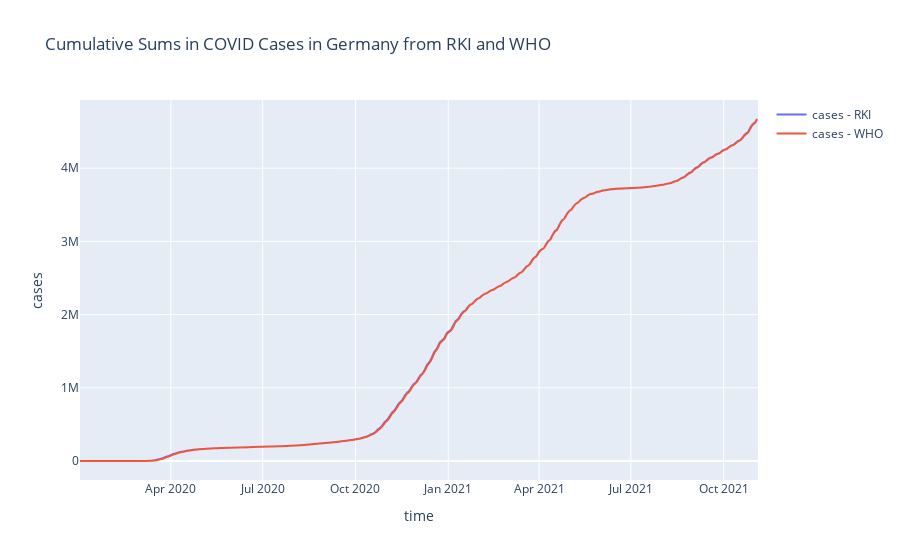
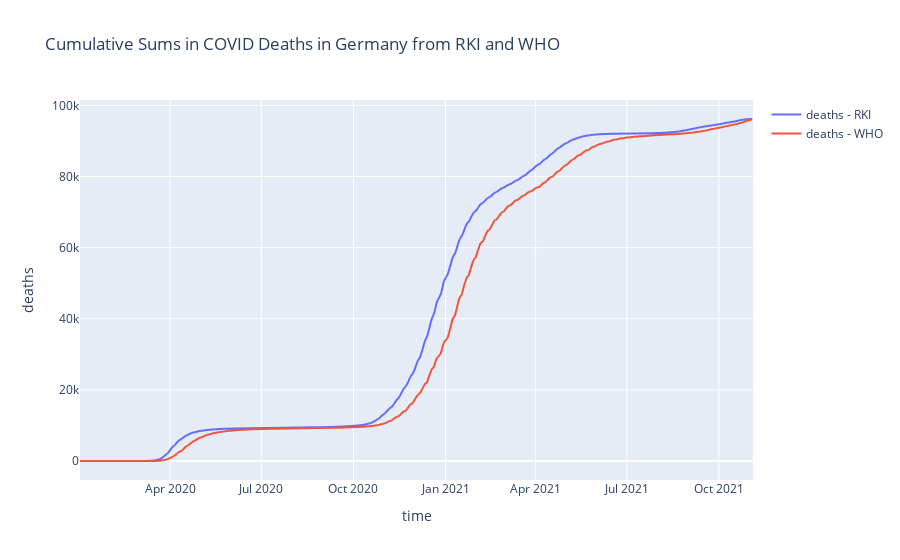

Notebook code cell kept with these figures, in order:
### Markdown cell above
show differences in the data sets based on the cumulative sum of cases and deaths

### Code cell
column = "cases"
df = pd.concat([RKI_COVID_GERMANY[[column]].cumsum().rename(columns={column: column + " - RKI"}),\
                WHO_COVID_GERMANY_SHIFTED[[column]].cumsum().rename(columns={column: column + " - WHO"})], axis="columns").reset_index()
px.line(df, x="index", y=[column + " - RKI", column + " - WHO"], 
        title=f"Cumulative Sums in COVID {column.capitalize()} in Germany from RKI and WHO",
        labels={"value": column, "index": "time", "variable": ""}).show()

column = "deaths"
df = pd.concat([RKI_COVID_GERMANY[[column]].cumsum().rename(columns={column: column + " - RKI"}),\
                WHO_COVID_GERMANY_SHIFTED[[column]].cumsum().rename(columns={column: column + " - WHO"})], axis="columns").reset_index()
px.line(df, x="index", y=[column + " - RKI", column + " - WHO"], 
        title=f"Cumulative Sums in COVID {column.capitalize()} in Germany from RKI and WHO",
        labels={"value": column, "index": "time", "variable": ""}).show()

### Figure 1 — Plotly figure (JSON) as saved in the notebook; plotly's stock layout.template omitted (floating-point values rounded to 4 significant figures; data arrays with more than 128 entries replaced by an {"elided": "..."} marker saying what was removed)
{"data": [{"hovertemplate": "=cases - RKI<br>time=%{x}<br>cases=%{y}<extra></extra>", "legendgroup": "cases - RKI", "line": {"color": "#636efa", "dash": "solid"}, "marker": {"symbol": "circle"}, "mode": "lines", "name": "cases - RKI", "showlegend": true, "type": "scattergl", "x": {"elided": "673 str values"}, "xaxis": "x", "y": {"elided": "673 int values"}, "yaxis": "y"}, {"hovertemplate": "=cases - WHO<br>time=%{x}<br>cases=%{y}<extra></extra>", "legendgroup": "cases - WHO", "line": {"color": "#EF553B", "dash": "solid"}, "marker": {"symbol": "circle"}, "mode": "lines", "name": "cases - WHO", "showlegend": true, "type": "scattergl", "x": {"elided": "673 str values"}, "xaxis": "x", "y": {"elided": "673 int values"}, "yaxis": "y"}], "layout": {"legend": {"title": {"text": ""}, "tracegroupgap": 0}, "title": {"text": "Cumulative Sums in COVID Cases in Germany from RKI and WHO"}, "xaxis": {"anchor": "y", "domain": [0, 1], "title": {"text": "time"}}, "yaxis": {"anchor": "x", "domain": [0, 1], "title": {"text": "cases"}}}}

### Figure 2 — Plotly figure (JSON) as saved in the notebook; plotly's stock layout.template omitted (floating-point values rounded to 4 significant figures; data arrays with more than 128 entries replaced by an {"elided": "..."} marker saying what was removed)
{"data": [{"hovertemplate": "=deaths - RKI<br>time=%{x}<br>deaths=%{y}<extra></extra>", "legendgroup": "deaths - RKI", "line": {"color": "#636efa", "dash": "solid"}, "marker": {"symbol": "circle"}, "mode": "lines", "name": "deaths - RKI", "showlegend": true, "type": "scattergl", "x": {"elided": "673 str values"}, "xaxis": "x", "y": {"elided": "673 int values"}, "yaxis": "y"}, {"hovertemplate": "=deaths - WHO<br>time=%{x}<br>deaths=%{y}<extra></extra>", "legendgroup": "deaths - WHO", "line": {"color": "#EF553B", "dash": "solid"}, "marker": {"symbol": "circle"}, "mode": "lines", "name": "deaths - WHO", "showlegend": true, "type": "scattergl", "x": {"elided": "673 str values"}, "xaxis": "x", "y": {"elided": "673 int values"}, "yaxis": "y"}], "layout": {"legend": {"title": {"text": ""}, "tracegroupgap": 0}, "title": {"text": "Cumulative Sums in COVID Deaths in Germany from RKI and WHO"}, "xaxis": {"anchor": "y", "domain": [0, 1], "title": {"text": "time"}}, "yaxis": {"anchor": "x", "domain": [0, 1], "title": {"text": "deaths"}}}}
